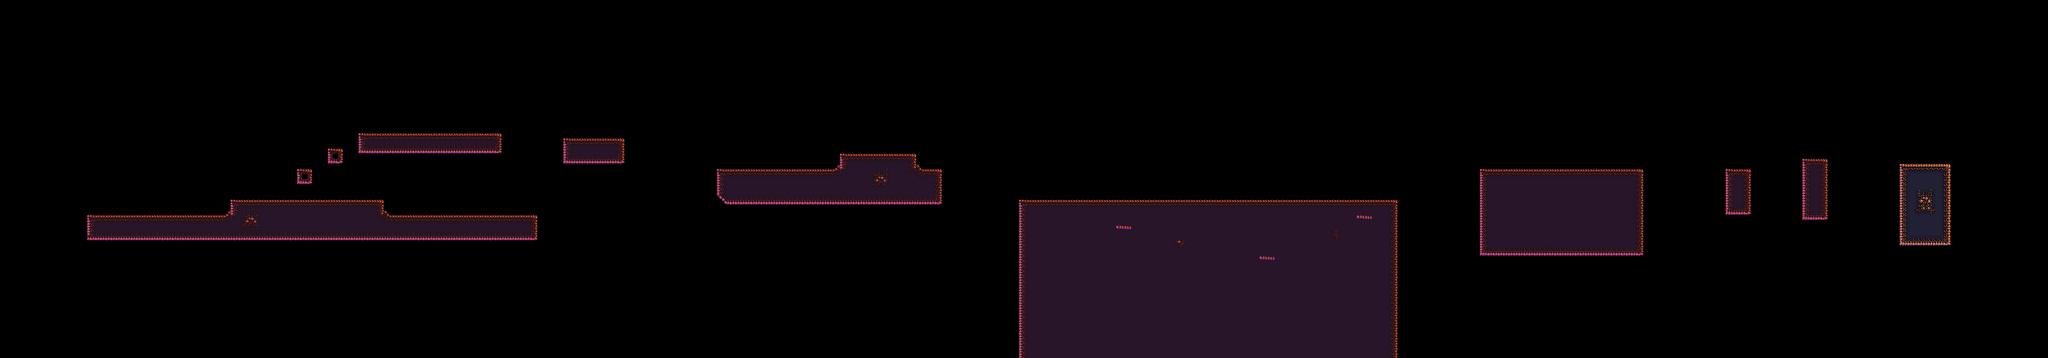

Below is a game level as drawn by its tile map, then a one-line description and the .tmx that defines it (tile-layer data replaced by summaries):
An orthogonal 400x70 tile map with 16x16 px tiles, 2 tile layers (Capa de Patrones 1, Capa de patrones 2) and 18 objects.

<map version="1.0" orientation="orthogonal" renderorder="right-down" width="400" height="70" tilewidth="16" tileheight="16" nextobjectid="34">
 <tileset firstgid="1" name="pixelcave_tileset_map" tilewidth="16" tileheight="16" tilecount="1024" columns="32">
  <image source="pixelcave_tileset_map.png" width="512" height="512" />
 </tileset>
 <layer name="Capa de Patrones 1" width="400" height="70">
  <data>[28000 cells, 3353 non-empty, 29 distinct tile ids]</data>
 </layer>
 <layer name="Capa de patrones 2" width="400" height="70">
  <data>[28000 cells, 841 non-empty, 42 distinct tile ids]</data>
 </layer>
 <objectgroup name="Wall colliders">
  <object id="1" x="277.091" y="675.455" width="503" height="65" />
  <object id="2" x="718.182" y="623.455" width="478" height="86" />
  <object id="3" x="1184" y="675" width="502.5" height="71" />
  <object id="4" x="1122" y="416" width="452" height="64" />
  <object id="5" x="1762" y="433.667" width="194" height="81" />
  <object id="6" x="2241.33" y="528.667" width="705.333" height="111.333" />
  <object id="7" x="2626.67" y="481.333" width="237.333" height="70.6667" />
  <object id="8" x="3185" y="626" width="1189" height="510" />
  <object id="9" x="4626" y="528" width="519" height="277" />
  <object id="10" x="5394" y="531" width="78" height="133" />
  <object id="11" x="5631.5" y="498" width="79" height="190" />
  <object id="12" x="5931" y="514" width="166" height="259" />
  <object id="30" x="930" y="529.5" width="44" height="44" />
  <object id="31" x="1025.5" y="464.5" width="42.5" height="44.5" />
 </objectgroup>
 <objectgroup name="Spawn">
  <object id="13" x="458.5" y="525.5" width="31" height="50.5" />
 </objectgroup>
 <objectgroup name="Death Colliders">
  <object id="14" x="-767" y="868" width="7998" height="248" />
 </objectgroup>
 <objectgroup name="Coins">
  <object id="32" x="1441" y="586" width="18" height="20" />
  <object id="33" x="3800" y="540" width="18" height="18.6667" />
 </objectgroup>
</map>
